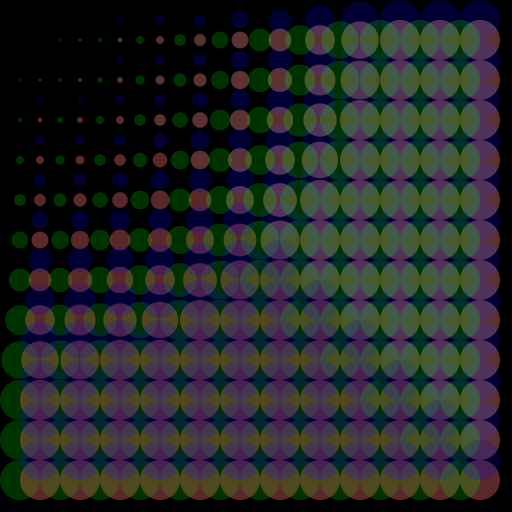
Frame 1 (no input)
Frame 60 (the mouse pressed at the canvas centre just before this capture): identical to frame 1, image omitted
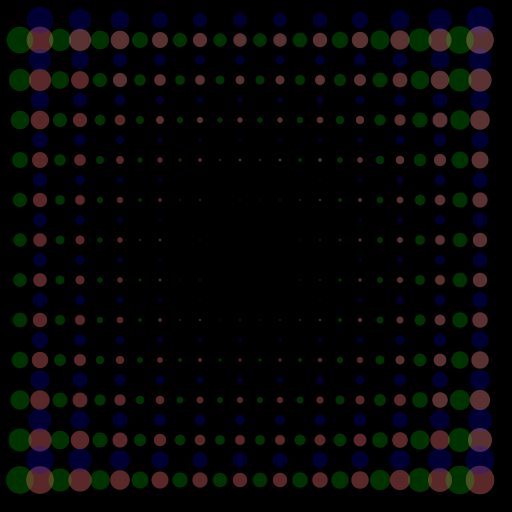
Frame 120 (the mouse held since frame 60 and released just before this capture)

The Processing sketch that drew these frames (run headless with seeded random() and noise(); from frame 60 on, the mouse is pressed at the canvas centre):

// Processing sketch: processing_59795
// ── processing_59795.pde

void setup() {
  size(512,512);

}
void draw() {
  background(0);
  int stepsize = 40;
  float effect =3500.0;
  for (int a=stepsize; a < width; a += stepsize) {
    for (int j=stepsize; j < height; j += stepsize) {
      float distance = sqrt(pow(a - mouseX,2)+pow(j-mouseY,2));
      float radius = distance*distance/effect;
      radius = min(stepsize,radius);
      noStroke();
      fill(255,50);
      ellipse(a,j,radius,radius);
      
      fill(255,0,0,50);
      ellipse(j,a,radius,radius);
      
      fill(0,255,0,50);
      ellipse(a-20,j,radius,radius);
      
      fill(0,0,255,50);
      ellipse(j,a-20,radius,radius);
    }
  }
}
